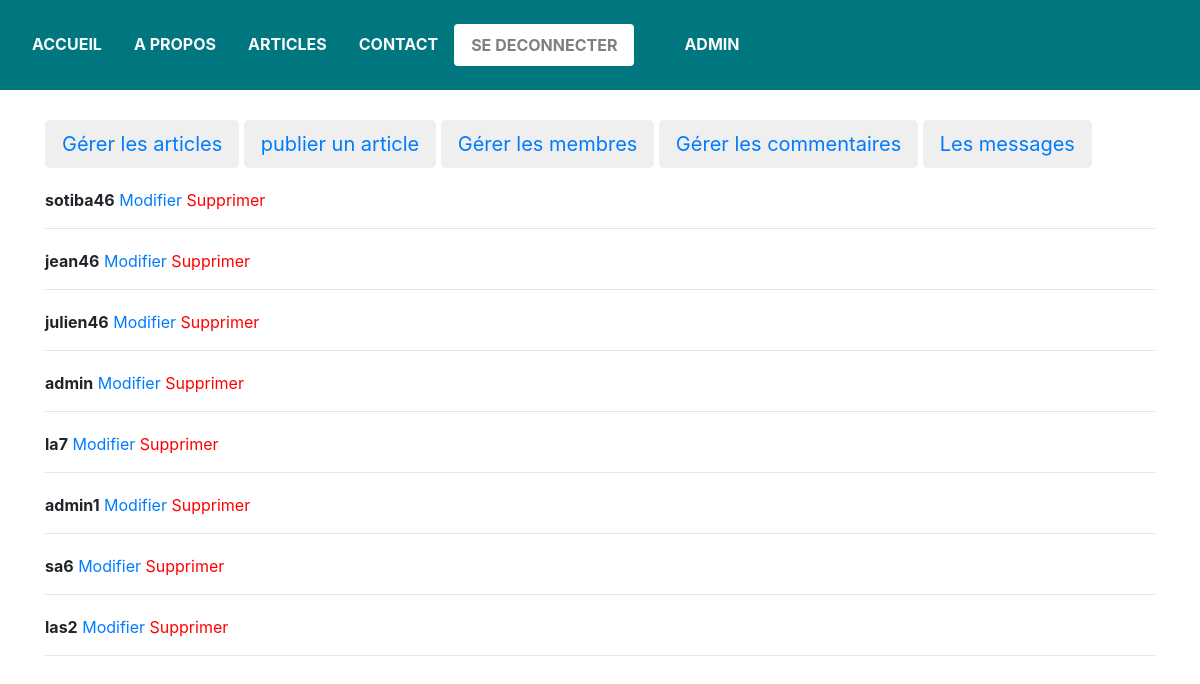
/gererMembres.php (signed in), run on the app's committed database.
### tables this page shows
CREATE TABLE IF NOT EXISTS `utilisateurs` (
  `id` int(11) NOT NULL AUTO_INCREMENT,
  `pseudo` varchar(255) NOT NULL,
  `mail` varchar(255) NOT NULL,
  `mot_de_passe` varchar(255) NOT NULL,
  `roles` varchar(255) NOT NULL,
  `date_inscription` datetime NOT NULL,
  PRIMARY KEY (`id`)
);

### gererMembres.php (the view, shortened to what this page needs)
<!DOCTYPE html>
<html>
    <head>
        <link rel="stylesheet" href="public/css/formulaire-commentaire.css" />
        <link rel="stylesheet" href="https://maxcdn.bootstrapcdn.com/bootstrap/4.0.0/css/bootstrap.min.css">
    </head>
    <body>
    	<header>
        	<?php include("sections-pages/barre-menu.php"); ?>
        	<div class="container-pluid" >
                <div class="row">
                    <div class="col-xs-12" id="image-header">
                    </div>
                </div>
            </div>
        </header>
        <section>
        <?php include("sections-pages/menuAdmin.php"); ?>
        <?php
        $bdd = new PDO('mysql:host=localhost;dbname=billet_simple_pour_l\'alaska;charset=utf8', 'root', '');
        $selectAllMembres = $bdd->query('SELECT * FROM utilisateurs');
        if($selectAllMembres -> rowCount() > 0){
            while ($allMembres = $selectAllMembres->fetch())
                {
        ?>
                    <div class="container" style="margin-top: 20px;">
                		<p><strong><?php echo $allMembres['pseudo'];?></strong> <a href="modifierMembre.php?id=<?php echo $allMembres['id']; ?>">Modifier</a> <a href="deleteMembre.php?id=<?php echo $allMembres['id']; ?>" style="color: red;">Supprimer</a></p> <hr>
                	</div>
        <?php
                }
        }else{
            echo "Aucun membre trouvé...";
        }
        ?>
        </section>
    </body>
</html>

### public/css/formulaire-commentaire.css (style rules this page uses)
#image-header, img { width: 100%; height: 90px; }

### data on the page
utilisateurs: pseudo "sotiba46"
utilisateurs: pseudo "jean46"
utilisateurs: pseudo "julien46"
utilisateurs: pseudo "admin"
utilisateurs: pseudo "la7"
utilisateurs: pseudo "admin1"
utilisateurs: pseudo "sa6"
utilisateurs: pseudo "las2"

### other printed values
$_SESSION["deconnecter"] "SE DECONNECTER"
$_SESSION['admin'] "ADMIN"
